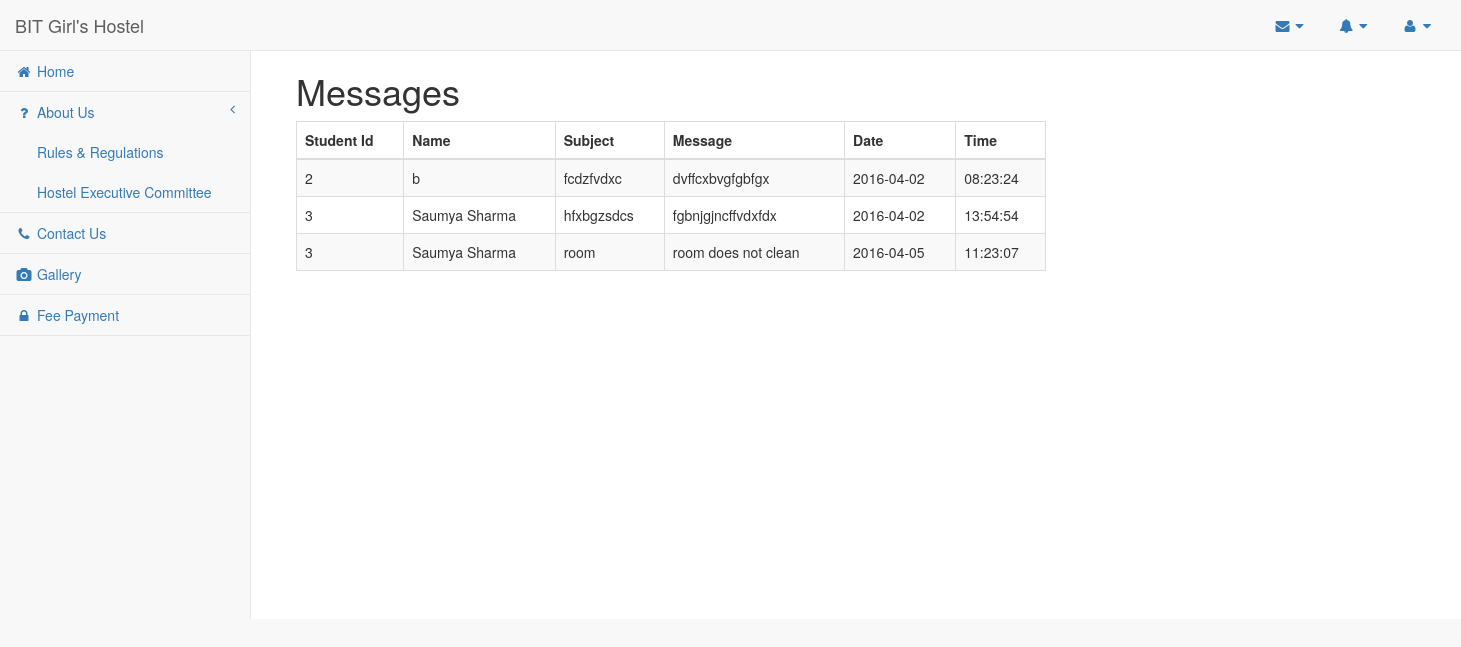
The app's page /pages/admin_allmsg.php with its own data.
### tables this page shows
CREATE TABLE IF NOT EXISTS `admin_msg` (
  `amid` int(11) NOT NULL AUTO_INCREMENT,
  `sid` int(11) NOT NULL,
  `amsub` varchar(25) NOT NULL,
  `amcom` varchar(100) NOT NULL,
  `amdate` date NOT NULL,
  `amtime` time NOT NULL,
  PRIMARY KEY (`amid`)
);

CREATE TABLE IF NOT EXISTS `stud_registration` (
  `sid` int(11) NOT NULL AUTO_INCREMENT,
  `sname` varchar(20) NOT NULL,
  `sclass` varchar(10) NOT NULL,
  `sbranch` varchar(20) NOT NULL,
  `ssem` varchar(2) NOT NULL,
  `syradmission` varchar(4) NOT NULL,
  `sfname` varchar(20) NOT NULL,
  `sdob` date NOT NULL,
  `sgender` varchar(10) NOT NULL,
  `sbldgrp` varchar(5) NOT NULL,
  `saddr` varchar(50) NOT NULL,
  `spincode` varchar(6) NOT NULL,
  `sphnno` varchar(15) NOT NULL,
  `smobno` varchar(10) NOT NULL,
  `slgname` varchar(20) NOT NULL,
  `slgaddr` varchar(50) NOT NULL,
  `slgpincode` varchar(6) NOT NULL,
  `slgphnno` varchar(15) NOT NULL,
  `slgmobno` varchar(10) NOT NULL,
  `susername` varchar(20) NOT NULL,
  `spswd` varchar(20) NOT NULL,
  `semail` varchar(20) NOT NULL,
  `sphoto` varchar(30) NOT NULL,
  PRIMARY KEY (`sid`)
);

### pages/admin_allmsg.php (the view)
<?php include('admin_header.php'); ?>
<div id="page-wrapper">
            <div class="container">
            <h1>Messages</h1>
            <div class="row">
                <div class="col-lg-8">
                <table class="table table-striped table-bordered">
                                    <thead>
                                        <tr>
                                        	<th>Student Id</th>
                                            <th>Name</th>
                                            <th>Subject</th>
                                            <th>Message</th>
                                            <th>Date</th>
                                            <th>Time</th>
                                        </tr>
                                    </thead>
                                     <tbody>
                      <?php
					  $rs2=mysql_query("select * from admin_msg",$con);
                    if(mysql_num_rows($rs2)>0)
					{
						while($row2=mysql_fetch_array($rs2))
						{
							$rs3=mysql_query("select sname from stud_registration where sid='$row2[sid]'",$con);
							$row3=mysql_fetch_array($rs3);
                             echo "<tr class='odd gradeX'>";
                             echo "<td>".$row2['sid']."</td>"."<td>".$row3['sname']."</td>"."<td>".$row2['amsub']."</td>"."<td>".$row2['amcom']."</td>"."<td>".$row2['amdate']."</td>"."<td>".$row2['amtime']."</td>";
                       echo " </tr>";
						}
					}
					  ?>
                      </tbody>
                      </table>
                    </div>
              <div class="col-lg-4">
              </div>
         </div>
           </div>
        </div>
</body>
</html>

### pages/admin_header.php (shortened to what this page needs)
<!DOCTYPE html>
<html lang="en">
<head>
    <link href="../bower_components/bootstrap/dist/css/bootstrap.min.css" rel="stylesheet">
    <link href="../bower_components/metisMenu/dist/metisMenu.min.css" rel="stylesheet">
    <link href="../dist/css/timeline.css" rel="stylesheet">
    <link href="../dist/css/sb-admin-2.css" rel="stylesheet">
    <link href="../bower_components/morrisjs/morris.css" rel="stylesheet">
    <link href="../bower_components/font-awesome/css/font-awesome.min.css" rel="stylesheet" type="text/css">
</head>
<body>
    <div id="wrapper">
        <nav class="navbar navbar-default navbar-static-top" role="navigation" style="margin-bottom: 0">
        <div class="navbar-header">
                <div class="navbar-brand">BIT Girl's Hostel</div>
            </div>
                        <ul class="nav navbar-top-links navbar-right">
                <li class="dropdown">
                    <a class="dropdown-toggle" data-toggle="dropdown" href="#">
                        <i class="fa fa-envelope fa-fw"></i>  <i class="fa fa-caret-down"></i>
                    </a>
                </li>
                <li class="dropdown">
                    <a class="dropdown-toggle" data-toggle="dropdown" href="#">
                        <i class="fa fa-bell fa-fw"></i>  <i class="fa fa-caret-down"></i>
                    </a>
                        </li>
                <li class="dropdown">
                    <a class="dropdown-toggle" data-toggle="dropdown" href="#">
                        <i class="fa fa-user fa-fw"></i>  <i class="fa fa-caret-down"></i>
                    </a>
                </li>
            </ul>
             <div class="navbar-default sidebar" role="navigation">
                <div class="sidebar-nav navbar-collapse">
                    <ul class="nav" id="side-menu">
                            <li>
                            <a href="admin.php"><i class="fa fa-home fa-fw"></i> Home</a>
                        </li>
                        <li>
                            <a href="a_about_us.php"><i class="fa fa-question fa-fw"></i> About Us<span class="fa arrow"></span></a>
                            <ul class="nav nav-second-level">
                                <li>
                                    <a href="a_rules.php">Rules & Regulations</a>
                                </li>
                                <li>
                                    <a href="a_hec.php">Hostel Executive Committee</a>
                                </li>
                            </ul>
                        </li>
                        <li>
                            <a href="a_contact_us.php"><i class="fa fa-phone fa-fw"></i> Contact Us</a>
                        </li>
                        <li>
                            <a href="a_gallery.php"><i class="fa fa-camera fa-fw"></i> Gallery</a>
                        </li>
                        <li>
                            <a href="a_fee_pay.php"><i class="fa fa-lock fa-fw"></i> Fee Payment</a>
                        </li>
                        </ul>
                </div>
            </div>
        </nav>

### records on screen
admin_msg: sid "2", sid.sname "b", amsub "fcdzfvdxc", amcom "dvffcxbvgfgbfgx", amdate "2016-04-02", amtime "08:23:24"
admin_msg: sid "3", sid.sname "Saumya Sharma", amsub "hfxbgzsdcs", amcom "fgbnjgjncffvdxfdx", amdate "2016-04-02", amtime "13:54:54"
admin_msg: sid "3", sid.sname "Saumya Sharma", amsub "room", amcom "room does not clean", amdate "2016-04-05", amtime "11:23:07"
